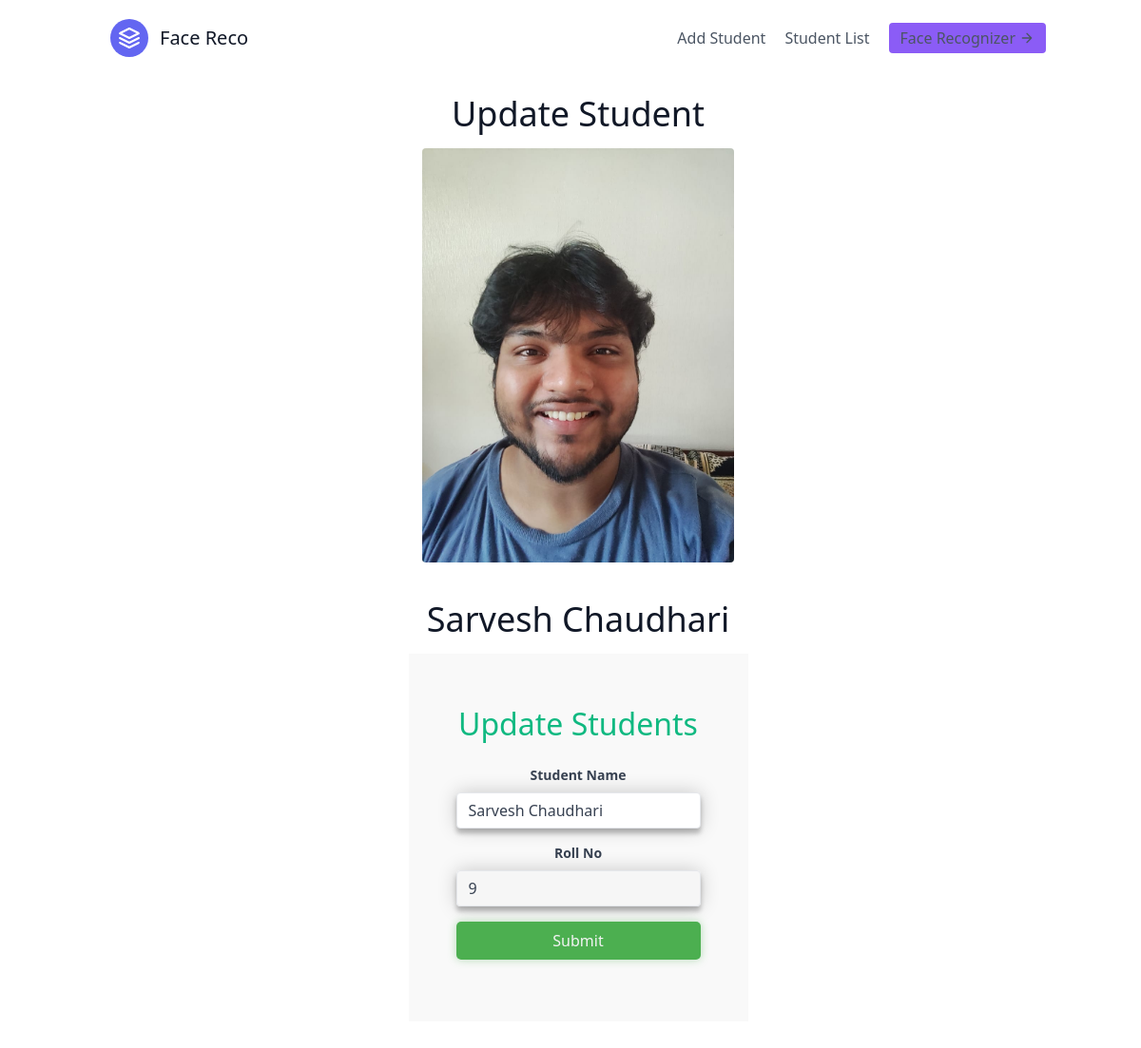
The app's page /student/update/5/ with its own data.
### student/models.py (models this page shows, shortened)
class Student(models.Model):
    name = models.CharField(max_length=50)
    rollNo = models.CharField(max_length=10, unique=True)
    photo = models.ImageField(upload_to=path_and_rename, blank=True)
    added_at = models.DateTimeField(auto_now_add=True, null=True, blank=True)
    updated_at = models.DateTimeField(auto_now=True, null=True, blank=True)
    class Meta:
        ordering = ["-added_at"]

### student/views.py (the view, shortened to what this page needs)
# urls.py: path("update/<int:id>/", views.updateView, name="updateView"),
@csrf_exempt
def updateView(request, id):
    curr_student = Student.objects.get(id=id)
    return render(
        request, template_name="student/update.html", context={"student": curr_student}
    )

### student/templates/student/update.html (shortened to what this page needs)
{% extends 'feed/index.html' %} {% block content %}
<section class="text-gray-600 body-font">
	<div
		class="
			container
			mx-auto
			flex flex-col
			px-5
			py-5
			justify-center
			items-center
			text-green-500
		"
	>
		<h1
			class="
				title-font
				sm:text-4xl
				text-3xl
				mb-4
				font-medium
				text-gray-900
			"
		>
			Update Student
		</h1>
		<img
			class="
				lg:w-2/6
				md:w-3/6
				w-5/6
				mb-10
				object-cover object-center
				rounded
			"
			alt="hero"
			src="{{student.photo.url}}"
		/>
		<div
			class="w-full md:w-2/3 flex flex-col mb-16 items-center text-center"
		>
			<h1
				class="
					title-font
					sm:text-4xl
					text-3xl
					mb-4
					font-medium
					text-gray-900
				"
			>
				{{student.name}}
			</h1>
			<div class="form-side">
				<p class="form-title">Update Students</p>
				<form
					action="{% url  'student:updateView' student.id %}"
					method="post"
				>
					<div class="mb-4">
						<label
							class="block text-gray-700 text-sm font-bold mb-2"
							for="username"
						>
							Student Name
						</label>
						<input
							name="name"
							required
							value="{{student.name}}"
							class="
								shadow
								appearance-none
								border
								rounded
								w-full
								py-2
								px-3
								text-gray-700
								leading-tight
								focus:outline-none
								focus:shadow-outline
							"
							id="username"
							type="text"
							placeholder="Student Name"
						/>
					</div>
					<div class="mb-4">
						<label
							class="block text-gray-700 text-sm font-bold mb-2"
							for="username"
						>
							Roll No
						</label>
						<input
							name="roll"
							value="{{student.rollNo}}"
							disabled
							class="
								shadow
								appearance-none
								border
								rounded
								w-full
								py-2
								px-3
								text-gray-700
								leading-tight
								focus:outline-none
								focus:shadow-outline
							"
							id="username"
							type="text"
							placeholder="Roll No"
						/>
					</div>
					<div class="form-group btn-group">
						<button
							type="submit"
							class="btn btn-success btn-primary-shadow"
						>
							Submit
						</button>
					</div>
				</form>
			</div>
		</div>
	</div>
</section>
{% endblock content %}

### static/css/styles.css (style rules this page uses)
* { box-sizing: border-box; margin: 0; padding: 0; }
body { max-width: 100vw; overflow-x: hidden; }
.container { margin: 0 8%; }
.form-side { flex: 1; height: 70vh; background-color: #f9f9f9; padding: 50px; display: flex; flex-direction: column; justify-content: center; }
.form-group { margin: 15px 0; flex-grow: 1; }
.shadow { box-shadow: 0 0 20px 0 rgba(0, 0, 0, 0.2), 0 5px 5px 0 rgba(0, 0, 0, 0.24); }
.btn { color: #f3f3f3; text-align: center; outline: none; border: none; border-radius: 5px; padding: 8px 20px; cursor: pointer; }
.btn-success { background-color: #4caf50; }
.btn-group > button { flex-grow: 1; width: 100%; }
.btn-primary-shadow { box-shadow: 0 0 10px rgba(76, 175, 80, 0.4); }
.form-title { font-size: 2rem; text-align: center; margin-bottom: 20px; }

### records on screen
Student: photo (picture), name "Sarvesh Chaudhari", roll "9"
